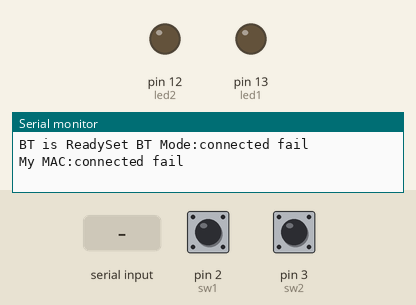
This sketch was run on a simulated Arduino Uno, built with avr-gcc and run on an emulated ATmega328P. Parts: output pins drawn as LEDs (lit = HIGH), the last lines printed to the serial monitor. Dashed ring = blinking. The test bench sets the inputs (shaded band); at power-on: pin 2 (sw1) LOW, pin 3 (sw2) LOW. The modem accepts every AT command (registered, SIM ready, sends succeed) and sends nothing else.

Above: at 3.2 s.
3.3 s: pin 2 (sw1) pulled HIGH for 1 s
At 4.9 s:
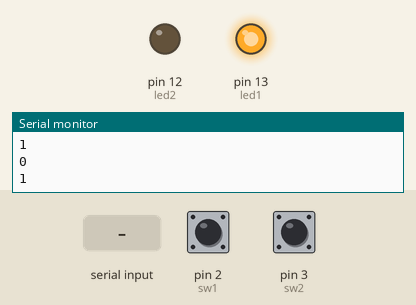
5.8 s: pin 3 (sw2) pulled HIGH for 3.2 s
At 5.9 s:
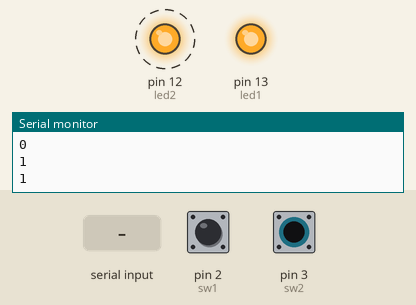
10.5 s: pin 3 (sw2) pulled HIGH for 0.15 s
At 10.9 s:
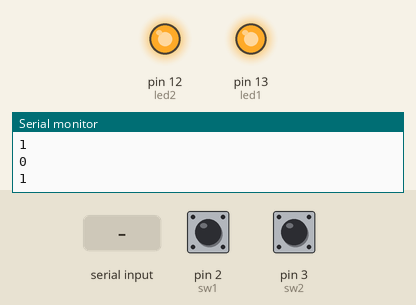
12.1 s: "change-led1" received over the second serial link
At 13.3 s:
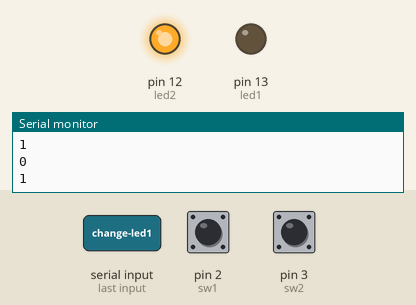
13.6 s: "change-led2" received over the second serial link
At 14.4 s:
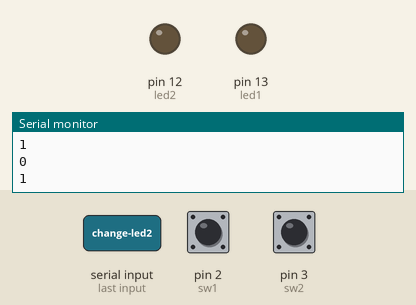
Timing chart, 0 to 16.1 s (numbered marks = the images above; inputs shaded):
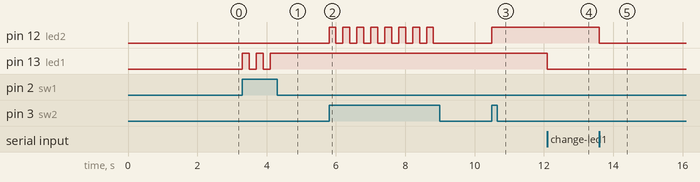

Measured:
- after the input at 3.3 s, pin 13 (led1): alternates HIGH for 0.20 s and LOW for 0.20 s, 5 changes in all, then stays HIGH, starting at once
- after the input at 5.8 s, pin 12 (led2): alternates HIGH for 0.20 s and LOW for 0.20 s, 16 changes in all, then stays LOW, starting at once
- after the input at 10.5 s, pin 12 (led2): LOW → HIGH at once
- after the input at 12.1 s, pin 13 (led1): HIGH → LOW at once
- after the input at 13.6 s, pin 12 (led2): HIGH → LOW at once

The sketch:

ble_ledslave.ino
```cpp
#include <SoftwareSerial.h>
SoftwareSerial myBT(10, 9);
static int led1Status;
static int led2Status;
boolean blestatus = false;
static unsigned long lastDebounceTime1;
static unsigned long lastDebounceTime2;
#define DEBOUNCE_DELAY 200
int led1=13,led2=12;
int sw1 = 2,sw2 = 3;
String bt_recevier = "";
void setup(){
  Serial.begin(9600);
  Serial.print("BT is Ready");
  myBT.begin(9600);
  Serial.println("Set BT Mode:"+setmode(0));
  Serial.println("My MAC:"+getmac());
  pinMode(sw1, INPUT);
  pinMode(sw2, INPUT);
  pinMode(led1, OUTPUT);
  pinMode(led2, OUTPUT);
  led1Status = LOW;
  led2Status = LOW;
  digitalWrite(led1, led1Status);
  digitalWrite(led2, led2Status);
}

void updateLed1(){
  unsigned long currentTime = millis();
  if((currentTime - lastDebounceTime1) > DEBOUNCE_DELAY){
    lastDebounceTime1 = currentTime;
    led1Status = led1Status == HIGH ? LOW : HIGH;
    digitalWrite(led1, led1Status);
    Serial.println(led1Status);
  }
}
void updateLed2(){
  unsigned long currentTime = millis();
  if((currentTime - lastDebounceTime2) > DEBOUNCE_DELAY){
    lastDebounceTime2 = currentTime;
    led2Status = led2Status == HIGH ? LOW : HIGH;
    digitalWrite(led2, led2Status);
    Serial.println(led2Status);
  }
}
void bleled1(){
    led1Status = led1Status == HIGH ? LOW : HIGH;
    digitalWrite(led1, led1Status);
    Serial.println(led1Status);
  }

void bleled2(){
    led2Status = led2Status == HIGH ? LOW : HIGH;
    digitalWrite(led2, led2Status);
    Serial.println(led2Status);
  }
void processmaster()
{
  char c;
  while(myBT.available())
      {

        c=myBT.read();
        bt_recevier.concat(c);
      }
      bt_recevier.trim();
  }
void passingdata()
{
  if(bt_recevier.equals("change-led1"))
  {
    led1Status = led1Status == HIGH ? LOW : HIGH;
    digitalWrite(led1, led1Status);
    bt_recevier = "";
    }
  if(bt_recevier.equals("change-led2"))  {
     led2Status = led2Status == HIGH ? LOW : HIGH;
    digitalWrite(led2, led2Status);
    bt_recevier = "";
    }
  }
void loop(){
  int switchStatus1 = digitalRead(sw1);
  int switchStatus2 = digitalRead(sw2);
  if(switchStatus1 == HIGH){
    updateLed1();
  }
   if(switchStatus2 == HIGH){
    updateLed2();
  }
  processmaster();
  passingdata();
}

String getbleResponse(int timeout)
{
  String str="";  //儲存接收到的回應字串
  char c;  //儲存接收到的回應字元
  unsigned long t=millis();
    while(millis()<(t+timeout))
    {
      if (myBT.available())
      {
        c=myBT.read();
        str.concat(c);
      }
    }
    str.trim();

  return str;
  }
String setmode(int mode)    //mode 0: slave, mode 1: master
{
    myBT.println("AT+ROLE"+String(mode));
    myBT.flush();
    String str = getbleResponse(1000);
  if(str.indexOf("+ROLE")!=-1)
  {
    return str;
    }else{
      return "connected fail";}
  }
String getmac()    //mode 0: slave, mode 1: master
{
    myBT.println("AT+LADDR");
    myBT.flush();
    String str = getbleResponse(1000);
  if(str.indexOf("+LADDR")!=-1)
  {
    return str;
    }else{
      return "connected fail";}
  }
String connectble_mac(String mac)
{
  myBT.println("AT+CONA"+mac);
  myBT.flush();
  String str = getbleResponse(1000);
  if(str.indexOf("OK")!=-1)
  {
    blestatus = true;
    return "connected";
    }else{
      blestatus = false;
      return "connected fail";}
}
String scanDevice()
{
  myBT.println("AT+INQ");
  myBT.flush();
  delay(5000);
  String str = getbleResponse(3000);
  if(str.indexOf("OK")!=-1)
  {
    return str;
    }else{
      return "at fail";}
}
String closeconnect()
{
  myBT.println("AT+DISC");
  myBT.flush();
  delay(100);
  String str = getbleResponse(100);
  if(str.indexOf("OK")!=-1)
  {
    blestatus = false;
    return "connected close";
    }else{
      blestatus = true;
      return "connected now";
      }
}
void senddata(String data)
{
      myBT.println(data);
      myBT.flush();
}
```
